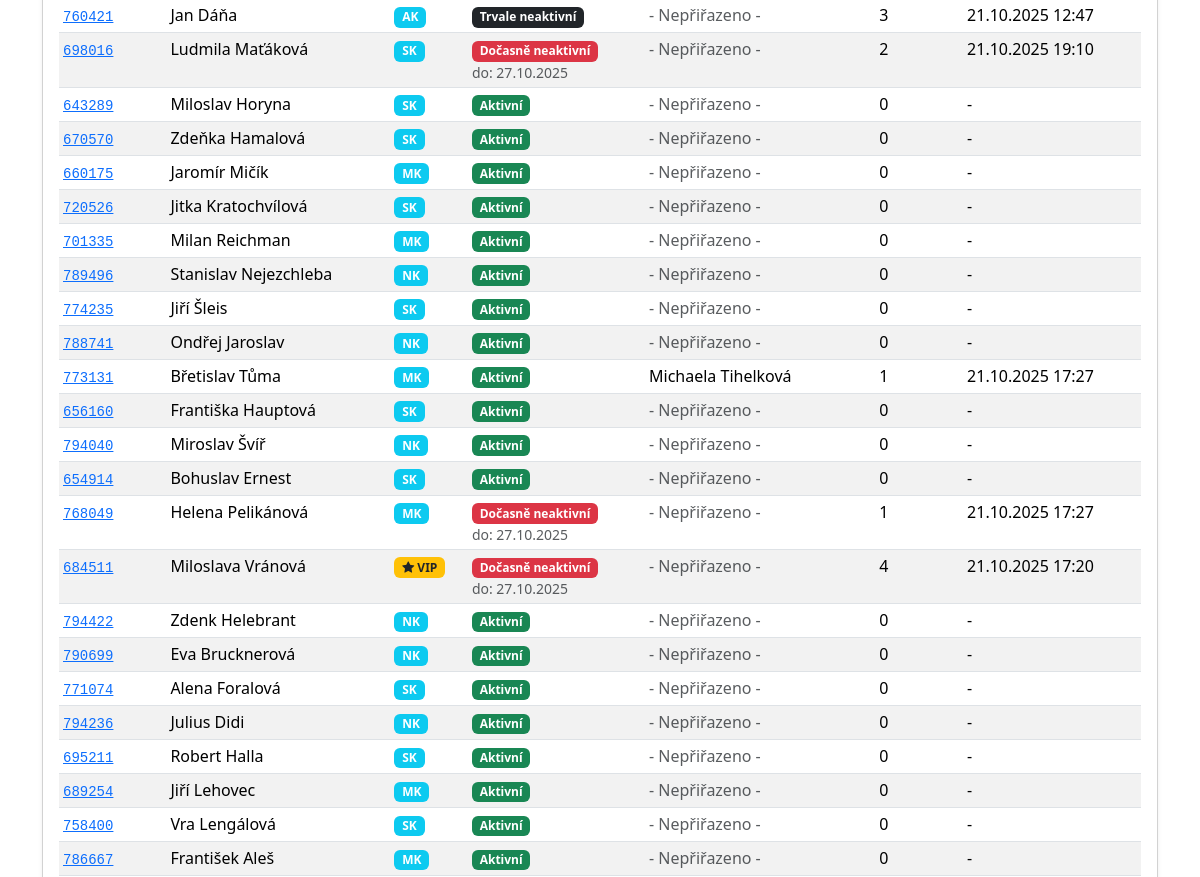
The app's page /sprava/contacts/?page=77 (signed in, middle part), older data.
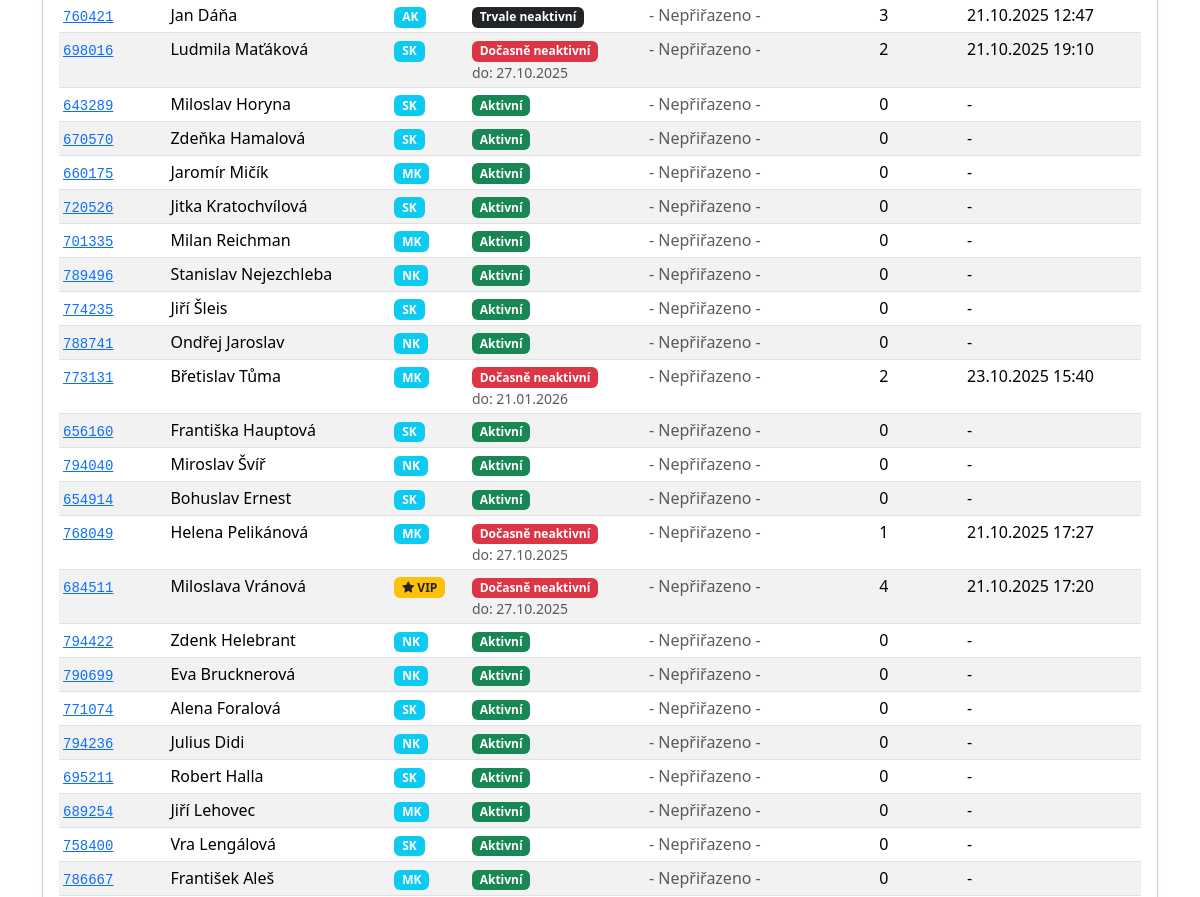
The same page, newer data.
### contacts/models.py (models this page shows, shortened)
class Kontakt(models.Model):
    info_2 = models.CharField(max_length=50, blank=True,  null=True, db_index=True, unique=True, verbose_name="Zákaznické číslo")
    info_3 = models.CharField(max_length=50, blank=True, default='', db_index=True, verbose_name="Přednostní číslo")
    ansprache = models.CharField(max_length=20, blank=True, default='', verbose_name="Oslovení (Pohlaví)")
    titel = models.CharField(max_length=20, blank=True, default='', verbose_name="Titul")
    vorname = models.CharField(max_length=100, blank=True, default='', verbose_name="Jméno")
    nachname = models.CharField(max_length=100, blank=True, default='', db_index=True, verbose_name="Příjmení")
    dlbs = models.CharField(max_length=50, blank=True, default='', verbose_name="Poslední objednávka")
    info_1 = models.CharField(max_length=50, blank=True, default='', verbose_name="DBK")
    telefon1 = models.CharField(max_length=30, blank=True, default='', db_index=True, verbose_name="Telefon 1")
    telefon2 = models.CharField(max_length=30, blank=True, default='', verbose_name="Telefon 2")
    geburtsdatum = models.DateField(null=True, blank=True, verbose_name="Datum narození")
    datum_letztkontakt = models.CharField(max_length=20, blank=True, default='', verbose_name="Poslední kontakt")
    tlm_kampagne_2_zielprodukt = models.CharField(max_length=100, blank=True, default='', verbose_name="Kampaň")
    strasse = models.CharField(max_length=100, blank=True, default='', verbose_name="Ulice")
    ort = models.CharField(max_length=100, blank=True, default='', verbose_name="Město")
    plz = models.CharField(max_length=20, blank=True, default='', verbose_name="Poštovní směrovací číslo")
    recency = models.CharField(max_length=20, blank=True, default='', verbose_name="Typ zákazníka")
    vip = models.BooleanField(default=False, verbose_name="VIP kontakt")
    vip_pridano = models.DateTimeField(null=True, blank=True, verbose_name="Do VIP přidáno dne")
    vip_poznamka = models.TextField(blank=True, default='', verbose_name="Interní poznámka k VIP")
    trvale_blokovan = models.BooleanField(default=False, verbose_name="Trvale blokovaný kontakt")
    nedovolano_pocet = models.PositiveIntegerField(default=0, verbose_name="Počet pokusů Nedovoláno")
    nedovolano_v_rade = models.PositiveIntegerField(default=0, verbose_name="Počet 'Nedovoláno' v řadě")
    odlozeny_nedovolano_pokusy = models.PositiveIntegerField(default=0, verbose_name="Počet pokusů Nedovoláno (odložené)")
    blokace_do = models.DateTimeField(null=True, blank=True, verbose_name="Blokace do")
    aktivni = models.BooleanField(default=True, verbose_name="Aktivní kontakt")
    assigned_operator = models.ForeignKey(
        settings.AUTH_USER_MODEL,
        null=True,
        blank=True,
        on_delete=models.SET_NULL,
        related_name="assigned_contacts",
        verbose_name="Přiřazený operátor",
    )
    updated_at = models.DateTimeField(auto_now=True, verbose_name="Poslední aktualizace")
    datum_prirazeni = models.DateTimeField(
        null=True,
        blank=True,
        verbose_name="Datum posledního přiřazení"
    )
    deaktivovan_do = models.DateField(null=True, blank=True, verbose_name="Deaktivován do")
    datum_importu = models.DateTimeField(
        null=True,
        blank=True,
        db_index=True,
        verbose_name="Datum importu/aktualizace"
    )
    datum_posledniho_prodeje = models.DateTimeField(
        null=True,
        blank=True,
        verbose_name="Datum posledního prodeje"
    )
    locked_by = models.ForeignKey(
        settings.AUTH_USER_MODEL,
        null=True,
        blank=True,
        on_delete=models.SET_NULL,
        related_name="locked_contacts",
        verbose_name="Dočasně uzamčeno operátorem"
    )
    locked_at = models.DateTimeField(
        null=True,
        blank=True,
        verbose_name="Čas uzamčení"
    )
    def get_full_name(self):
        return f"{self.vorname or ''} {self.nachname or ''}".strip()
    class Meta:
        verbose_name = "Kontakt"
        verbose_name_plural = "Kontakty"

### sprava/models.py (models this page shows, shortened)
class CustomUser(AbstractUser):
    first_name = models.CharField(max_length=150, blank=False, verbose_name='Jméno')
    last_name = models.CharField(max_length=150, blank=False, verbose_name='Příjmení')
    email = models.EmailField(unique=True, null=True, blank=True, verbose_name='E-mail')
    kod_operatora = models.CharField(max_length=50, unique=True, blank=False, verbose_name="Kód operátora")
    telefonni_cislo = models.CharField(max_length=20, blank=False, verbose_name="Telefonní číslo")
    uvazek_hodiny = models.PositiveIntegerField(blank=False, verbose_name="Úvazek (v hodinách)")
    datum_narozeni = models.DateField(null=True, blank=True, verbose_name="Datum narození")
    svatek = models.DateField(null=True, blank=True, verbose_name="Svátek")
    history = HistoricalRecords()
    REQUIRED_FIELDS = ['first_name', 'last_name', 'email', 'kod_operatora', 'telefonni_cislo', 'uvazek_hodiny']

### sprava/views.py (the view)
# urls.py: path('contacts/', views.contacts_list, name='contacts_list'),
@login_required
@user_passes_test(is_admin)
def contacts_list(request):
    query = request.GET.get('q', '').strip()
    filter_operator_id = request.GET.get('operator')
    filter_stav = request.GET.get('stav')
    filter_history = request.GET.get('history')
    filter_last_call_from = request.GET.get('last_call_from')
    filter_last_call_to = request.GET.get('last_call_to')
    filter_customer_type = request.GET.get('customer_type')
    qs = (
        Kontakt.objects
        .select_related('assigned_operator')
        .annotate(
            call_count=Count('historie', distinct=True),
            last_call=Max('historie__datum_cas'),
        )
        .order_by('-id')
    )
    if query:
        qs = qs.filter(
            Q(vorname__icontains=query) | Q(nachname__icontains=query) |
            Q(info_2__icontains=query) | Q(telefon1__icontains=query)
        )
    if filter_operator_id:
        qs = qs.filter(assigned_operator_id=filter_operator_id)
    if filter_customer_type == 'vip':
        qs = qs.filter(vip=True)
    elif filter_customer_type:
        qs = qs.filter(recency=filter_customer_type)
    if filter_stav == 'aktivni':
        qs = qs.filter(aktivni=True)
    elif filter_stav == 'docasne_neaktivni':
        qs = qs.filter(aktivni=False, trvale_blokovan=False, deaktivovan_do__gte=timezone.now().date())
    elif filter_stav == 'trvale_neaktivni':
        qs = qs.filter(aktivni=False, trvale_blokovan=True)
    if filter_history == 'yes':
        qs = qs.filter(call_count__gt=0)
    elif filter_history == 'no':
        qs = qs.filter(call_count=0)
    try:
        if filter_last_call_from:
            date_from = datetime.strptime(filter_last_call_from, '%Y-%m-%d').date()
            qs = qs.filter(last_call__date__gte=date_from)
        if filter_last_call_to:
            date_to = datetime.strptime(filter_last_call_to, '%Y-%m-%d').date()
            qs = qs.filter(last_call__date__lte=date_to)
    except (ValueError, TypeError):
        pass
    operators = CustomUser.objects.filter(is_active=True).order_by('username')
    recency_options = list(Kontakt.objects.exclude(recency__isnull=True).exclude(recency__exact='').values_list('recency', flat=True).distinct().order_by('recency'))
    customer_type_options = ['vip'] + recency_options
    paginator = Paginator(qs, 50)
    page = request.GET.get("page")
    contacts = paginator.get_page(page)
    other_params = request.GET.copy()
    if 'page' in other_params:
        del other_params['page']
    context = {
        "contacts": contacts,
        "operators": operators,
        "customer_type_options": customer_type_options,
        "other_params": other_params.urlencode(),
    }
    return render(request, "sprava/contacts_list.html", context)

### sprava/views.py (called while the page is built)
def is_admin(user):
    return user.is_authenticated and user.is_staff

### templates/sprava/contacts_list.html (shortened to what this page needs)
{% extends "sprava/base.html" %}
{% block content %}
<div class="card shadow-sm">
    <div class="card-body">
        <div class="table-responsive">
            <table class="table table-striped table-hover table-sm">
                <tbody>
                    {% for k in contacts %}
                    <tr>
                        <td><a href="{% url 'sprava:kontakt_detail' k.id %}"><code>{{ k.info_2 }}</code></a></td>
                        <td>{{ k.get_full_name }}</td>
                        <td>
                            {% if k.vip %}
                                <span class="badge bg-warning text-dark"><i class="bi bi-star-fill"></i> VIP</span>
                            {% elif k.recency %}
                                <span class="badge bg-info">{{ k.recency }}</span>
                            {% else %}
                                -
                            {% endif %}
                        </td>
                        <td>
                            {% if k.aktivni %}
                                <span class="badge bg-success">Aktivní</span>
                            {% elif k.trvale_blokovan %}
                                <span class="badge bg-dark">Trvale neaktivní</span>
                            {% else %}
                                <span class="badge bg-danger">Dočasně neaktivní</span>
                                {% if k.deaktivovan_do %}
                                <small class="text-muted d-block">do: {{ k.deaktivovan_do|date:"d.m.Y" }}</small>
                                {% endif %}
                            {% endif %}
                        </td>
                        <td>
                            {% if k.assigned_operator %}
                                {{ k.assigned_operator.get_full_name|default:k.assigned_operator.username }}
                            {% else %}
                                <span class="text-muted">- Nepřiřazeno -</span>
                            {% endif %}
                        </td>
                        <td>{{ k.call_count }}</td>
                        <td>{{ k.last_call|date:"d.m.Y H:i"|default:"-" }}</td>
                    </tr>
                    {% endfor %}
                </tbody>
            </table>
        </div>
    </div>
</div>
{% endblock %}

Row changes from the older to the newer data that the page shows:
changed Kontakt "Břetislav Tůma": deaktivovan_do (not shown) → "21.01.2026"; assigned_operator_id 1 → empty (drawn); call_count "1" → "2"; last_call "21.10.2025 17:27" → "23.10.2025 15:40"; assigned_operator.get_full_name "Michaela Tihelková" → (not shown); aktivni "Aktivní" → "Dočasně neaktivní do:"
